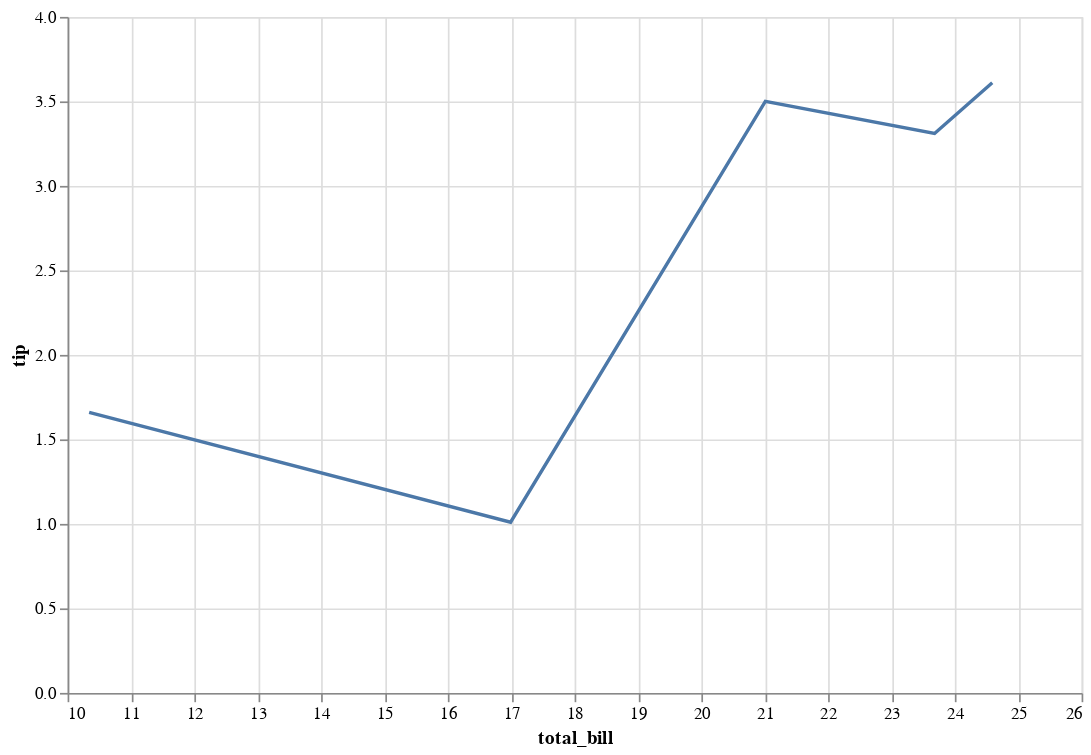

Source (notebook cell):
### Markdown cell above
<a href="https://colab.research.google.com/github/fralfaro/python_eda/blob/main/docs/visualization/042_lineplot.ipynb" target="_parent"><img src="https://colab.research.google.com/assets/colab-badge.svg" alt="Open In Colab"/></a>

# Line Plots 

Altair es una biblioteca de visualización de datos en Python que utiliza una sintaxis declarativa para crear gráficos interactivos y de alta calidad. A continuación, se presentan algunos ejemplos de cómo crear gráficos de línea con Altair en Python.


1. **Gráfico de línea básico**

### Code cell
import altair as alt
import pandas as pd

# Crear un DataFrame de ejemplo
data = pd.DataFrame({
    'total_bill': [16.99, 10.34, 21.01, 23.68, 24.59],
    'tip': [1.01, 1.66, 3.50, 3.31, 3.61]
})

# Crear el gráfico de línea
chart = alt.Chart(data).mark_line().encode(
    x='total_bill',
    y='tip'
).properties(
    width=600,
    height=400
).interactive()

# Mostrar el gráfico
chart

### Figure 1 — Vega-Lite specification as saved in the notebook (floating-point values rounded to 4 significant figures)
{"config": {"view": {"continuousWidth": 400, "continuousHeight": 300}}, "data": {"name": "data-d4e1a0386a932365104d12818de689fd"}, "mark": "line", "encoding": {"x": {"field": "total_bill", "type": "quantitative"}, "y": {"field": "tip", "type": "quantitative"}}, "height": 400, "selection": {"selector001": {"type": "interval", "bind": "scales", "encodings": ["x", "y"]}}, "width": 600, "$schema": "https://vega.github.io/schema/vega-lite/v4.17.0.json", "datasets": {"data-d4e1a0386a932365104d12818de689fd": [{"total_bill": 16.99, "tip": 1.01}, {"total_bill": 10.34, "tip": 1.66}, {"total_bill": 21.01, "tip": 3.5}, {"total_bill": 23.68, "tip": 3.31}, {"total_bill": 24.59, "tip": 3.61}]}}
